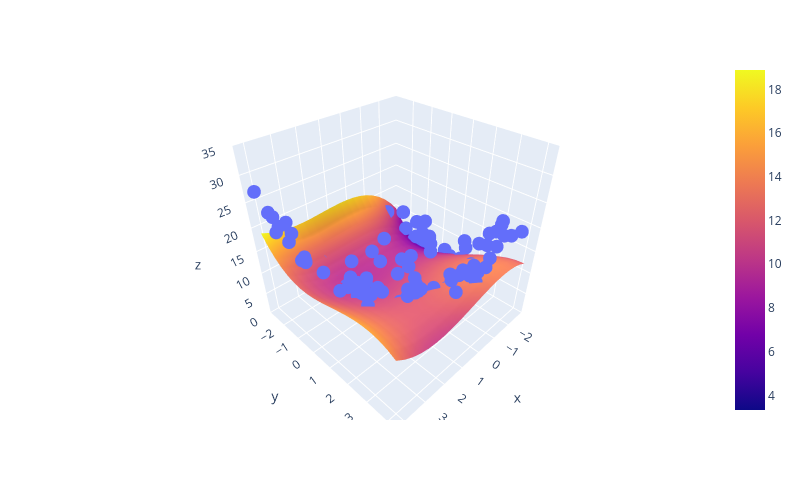

Write notebook code for a chart like this one.
### Code cell
fig = px.scatter_3d(x=x.ravel(), y=y.ravel(), z=z.ravel())
fig.update_layout(height=500, width=800)
fig.add_trace(go.Surface(x=x_input, y=y_input, z=z_final_poly))
fig.update_layout(scene=dict(zaxis=dict(range=[0, 35])))
fig.show()

### Figure 1 — Plotly figure (JSON) as saved in the notebook; plotly's stock layout.template omitted (floating-point values rounded to 4 significant figures; data arrays with more than 128 entries replaced by an {"elided": "..."} marker saying what was removed)
{"data": [{"hovertemplate": "x=%{x}<br>y=%{y}<br>z=%{z}<extra></extra>", "legendgroup": "", "marker": {"color": "#636efa", "symbol": "circle"}, "mode": "markers", "name": "", "scene": "scene", "showlegend": false, "type": "scatter3d", "x": {"elided": "200 float values"}, "y": {"elided": "200 float values"}, "z": {"elided": "200 float values"}}, {"type": "surface", "x": [-2.765, -2.401, -2.036, -1.671, -1.306, -0.9417, -0.577, -0.2122, 0.1525, 0.5172, 0.882, 1.247, 1.611, 1.976, 2.341, 2.706, 3.07, 3.435, 3.8, 4.165], "y": [-2.778, -2.412, -2.047, -1.682, -1.316, -0.9508, -0.5854, -0.22, 0.1454, 0.5107, 0.8761, 1.241, 1.607, 1.972, 2.338, 2.703, 3.068, 3.434, 3.799, 4.164], "z": {"elided": "20x20 float values"}}], "layout": {"height": 500, "legend": {"tracegroupgap": 0}, "margin": {"t": 60}, "scene": {"domain": {"x": [0, 1], "y": [0, 1]}, "xaxis": {"title": {"text": "x"}}, "yaxis": {"title": {"text": "y"}}, "zaxis": {"range": [0, 35], "title": {"text": "z"}}}, "width": 800}}
